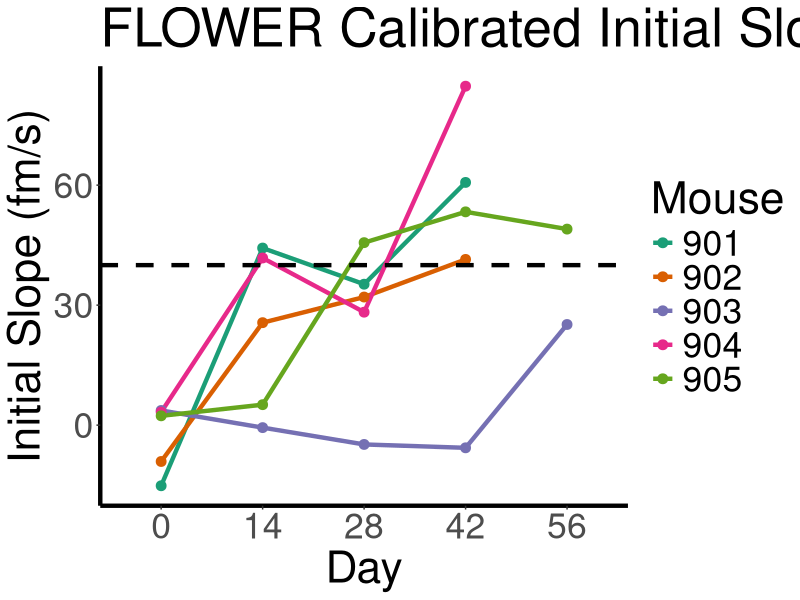
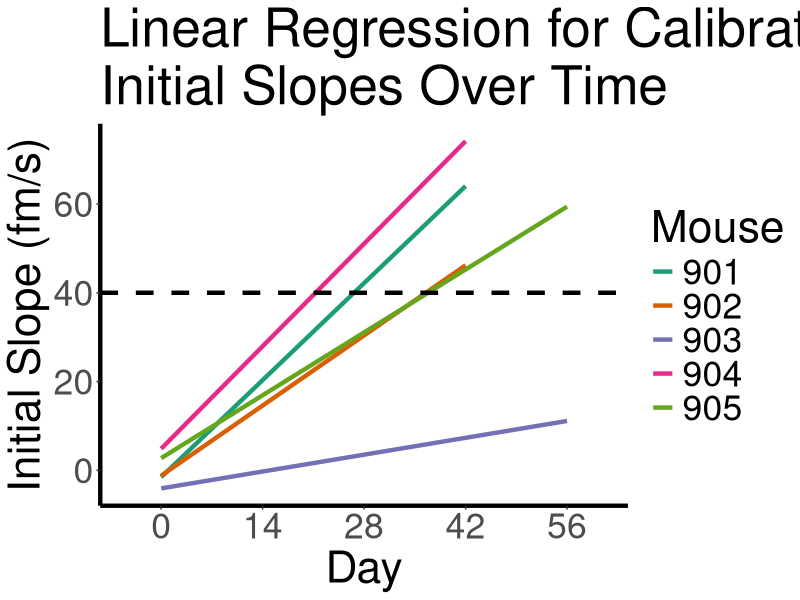

The R source for these figures, in order:
library(ggplot2)
library(RColorBrewer)

setwd('path/to/data')

initial_slopes <- read.csv('flower_calibrated_initial_slopes.csv')
colnames(initial_slopes)[1] <- 'mouse'
initial_slopes$mouse <- factor(initial_slopes$mouse)
initial_slopes$day <- factor(initial_slopes$day)

svg('nat_comm_fig4a.svg', width=12, height=12)
ggplot(initial_slopes, aes(x=day, y=initial_slopes, group=mouse, colour=mouse)) +
  geom_line(size=1.5) +
  geom_point(size=3) +
  geom_hline(yintercept=40, linetype='dashed', size=1.5) +
  theme(panel.grid.major=element_blank(),
        panel.grid.minor=element_blank(),
        panel.background=element_blank(),
        axis.line=element_line(colour='black', size=1.5),
        text=element_text(size=32)) +
  labs(title='FLOWER Calibrated Initial Slopes Over Time',
       x='Day',
       y='Initial Slope (fm/s)',
       colour='Mouse') +
  scale_color_manual(values=brewer.pal(5, 'Dark2'))
dev.off()

svg('nat_comm_fig4b.svg', width=12, height=12)
ggplot(initial_slopes, aes(x=day, y=initial_slopes, group=mouse, colour=mouse)) +
  geom_smooth(method='lm', aes(color=mouse), se=FALSE, size=1.5) +
  geom_hline(yintercept=40, linetype='dashed', size=1.5) +
  theme(panel.grid.major=element_blank(),
        panel.grid.minor=element_blank(),
        panel.background=element_blank(),
        axis.line=element_line(colour='black', size=1.5),
        text=element_text(size=32)) +
  labs(title='Linear Regression for Calibrated \nInitial Slopes Over Time',
       x='Day',
       y='Initial Slope (fm/s)',
       colour='Mouse') +
  scale_color_manual(values=brewer.pal(5, 'Dark2'))
dev.off()
